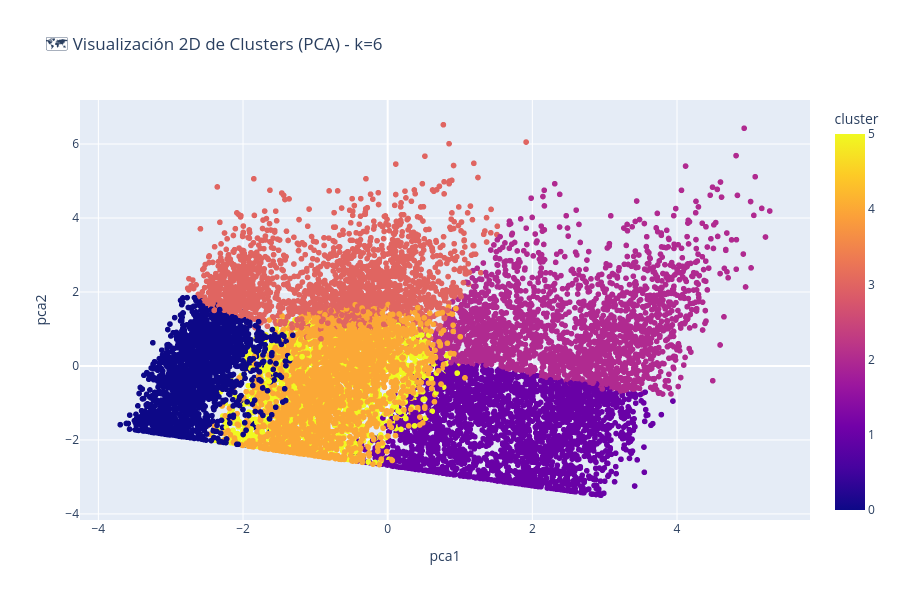

This figure's notebook cell:
### Markdown cell above
## 3. Clustering Final

### Code cell
K_FINAL = 6

km_final = KMeans(n_clusters=K_FINAL, random_state=42, n_init=20)
df_cluster["cluster"] = km_final.fit_predict(X_scaled)

pca = PCA(n_components=2)
X_pca = pca.fit_transform(X_scaled)
df_cluster["pca1"] = X_pca[:, 0]
df_cluster["pca2"] = X_pca[:, 1]

fig = px.scatter(
    df_cluster,
    x="pca1", y="pca2",
    color="cluster",
    title=f"🗺️ Visualización 2D de Clusters (PCA) - k={K_FINAL}",
    color_discrete_sequence=px.colors.qualitative.Set2
)
fig.update_layout(height=600)
fig.show()

print(f"\n📊 Distribución:")
print(df_cluster["cluster"].value_counts().sort_index())

### Figure 1 — Plotly figure (JSON) as saved in the notebook; plotly's stock layout.template omitted (floating-point values rounded to 4 significant figures; data arrays with more than 128 entries replaced by an {"elided": "..."} marker saying what was removed)
{"data": [{"hovertemplate": "pca1=%{x}<br>pca2=%{y}<br>cluster=%{marker.color}<extra></extra>", "legendgroup": "", "marker": {"color": {"elided": "12500 int values"}, "coloraxis": "coloraxis", "symbol": "circle"}, "mode": "markers", "name": "", "showlegend": false, "type": "scattergl", "x": {"elided": "12500 float values"}, "xaxis": "x", "y": {"elided": "12500 float values"}, "yaxis": "y"}], "layout": {"coloraxis": {"colorbar": {"title": {"text": "cluster"}}, "colorscale": [[0, "#0d0887"], [0.1111, "#46039f"], [0.2222, "#7201a8"], [0.3333, "#9c179e"], [0.4444, "#bd3786"], [0.5556, "#d8576b"], [0.6667, "#ed7953"], [0.7778, "#fb9f3a"], [0.8889, "#fdca26"], [1, "#f0f921"]]}, "height": 600, "legend": {"tracegroupgap": 0}, "title": {"text": "🗺️ Visualización 2D de Clusters (PCA) - k=6"}, "xaxis": {"anchor": "y", "domain": [0, 1], "title": {"text": "pca1"}}, "yaxis": {"anchor": "x", "domain": [0, 1], "title": {"text": "pca2"}}}}
